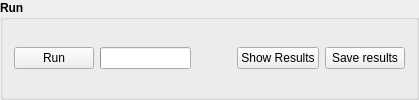
             <widget class="QGroupBox" name="groupBox_14">
              <property name="font">
               <font>
                <weight>75</weight>
                <bold>true</bold>
                <kerning>true</kerning>
               </font>
              </property>
              <property name="title">
               <string>Run</string>
              </property>
              <layout class="QGridLayout" name="gridLayout_94">
               <item row="0" column="0">
                <widget class="QPushButton" name="MC_run">
                 <property name="font">
                  <font>
                   <weight>50</weight>
                   <bold>false</bold>
                   <kerning>true</kerning>
                  </font>
                 </property>
                 <property name="text">
                  <string>Run</string>
                 </property>
                 <property name="icon">
                  <iconset resource="PyWOLF_Resource.qrc">
                   <normaloff>:/ICONS/PySWOLF_ICONS/run.png</normaloff>:/ICONS/PySWOLF_ICONS/run.png</iconset>
                 </property>
                </widget>
               </item>
               <item row="0" column="3">
                <widget class="QPushButton" name="MC_show">
                 <property name="font">
                  <font>
                   <weight>50</weight>
                   <bold>false</bold>
                   <kerning>true</kerning>
                  </font>
                 </property>
                 <property name="text">
                  <string>Show Results</string>
                 </property>
                 <property name="icon">
                  <iconset resource="PyWOLF_Resource.qrc">
                   <normaloff>:/ICONS/PySWOLF_ICONS/show.png</normaloff>:/ICONS/PySWOLF_ICONS/show.png</iconset>
                 </property>
                </widget>
               </item>
               <item row="0" column="1">
                <widget class="QProgressBar" name="MC_PBr">
                 <property name="maximumSize">
                  <size>
                   <width>300</width>
                   <height>16777215</height>
                  </size>
                 </property>
                 <property name="value">
                  <number>0</number>
                 </property>
                 <property name="textVisible">
                  <bool>false</bool>
                 </property>
                </widget>
               </item>
               <item row="0" column="4">
                <widget class="QPushButton" name="MC_save">
                 <property name="font">
                  <font>
                   <weight>50</weight>
                   <bold>false</bold>
                   <kerning>true</kerning>
                  </font>
                 </property>
                 <property name="text">
                  <string>Save results</string>
                 </property>
                 <property name="icon">
                  <iconset resource="PyWOLF_Resource.qrc">
                   <normaloff>:/ICONS/PySWOLF_ICONS/save.png</normaloff>:/ICONS/PySWOLF_ICONS/save.png</iconset>
                 </property>
                </widget>
               </item>
               <item row="0" column="2">
                <spacer name="horizontalSpacer_46">
                 <property name="orientation">
                  <enum>Qt::Horizontal</enum>
                 </property>
                 <property name="sizeHint" stdset="0">
                  <size>
                   <width>40</width>
                   <height>20</height>
                  </size>
                 </property>
                </spacer>
               </item>
              </layout>
             </widget>
